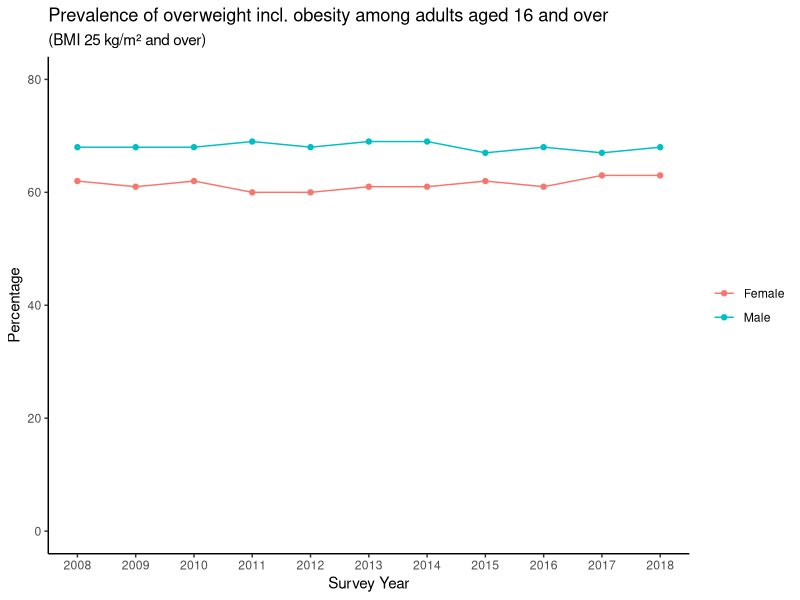

Write the R code that produced this figure.
#########################################
# A healthy diet and regular exercise   #
#########################################

# Priority 6: A Scotland where we eat well, have a healthy weight and are physically active

# Resources: 
#   Public Health Priorities: https://www.gov.scot/binaries/content/documents/govscot/publications/corporate-report/2018/06/scotlands-public-health-priorities/documents/00536757-pdf/00536757-pdf/govscot%3Adocument/00536757.pdf
#
# A healthy diet and regular exercise bring a wide range of benefits for both physical and mental health
# Poor diet, an unhealthy weight and physical inactivity are all major and growing issues for Scotland and impact across all public services and communities, and with significant costs to the economy.
# It is a very complex and challenging topic where multiple factors play role - our income, influence from family and friends, marketing influences;
#   - access to affordable sports, social expectations etc.
# In 2018, a 36 pages long action plan called A More Active Scotland was published. It's aim has been to find ways to encourage people to be more physically active
# (just to pick an example, it was suggesting to increase investment that support active travel, eg making towns and cities safer for walkers and cyclist)
# This actions plan cooperates with various has further impact to other action plans, for instance plans aiming to lower carbon emission etc.
# In 2017, the Scottish Government published a plan called A Healthier Future – Scotland's Diet and Healthy Weight Delivery Plan. The plan sets out a vision for everyone in Scotland to eat well and have a healthy weight.
#
# Diet, physical activity and sedentary behavior are strongly associated with BMI


# Graph - BMI in adults (16+), time series - 2008-2018
# 
# Data source: Scottish Health Survey-Scotland level data: a data cube column (Indicators of population health and related risk factors from the Scottish Health Survey (2008-2019))
#              available from: https://statistics.gov.scot/slice?dataset=http%3A%2F%2Fstatistics.gov.scot%2Fdata%2Fscottish-health-survey-scotland-level-data&http%3A%2F%2Fpurl.org%2Flinked-data%2Fcube%23measureType=http%3A%2F%2Fstatistics.gov.scot%2Fdef%2Fmeasure-properties%2Fpercent&http%3A%2F%2Fpurl.org%2Flinked-data%2Fsdmx%2F2009%2Fdimension%23refPeriod=http%3A%2F%2Freference.data.gov.uk%2Fid%2Fyear%2F2018&http%3A%2F%2Fstatistics.gov.scot%2Fdef%2Fdimension%2FscottishHealthSurveyIndicator=http%3A%2F%2Fstatistics.gov.scot%2Fdef%2Fconcept%2Fscottish-health-survey-indicator%2Foverweight-overweight-including-obese&http%3A%2F%2Fstatistics.gov.scot%2Fdef%2Fdimension%2Fsex=http%3A%2F%2Fstatistics.gov.scot%2Fdef%2Fconcept%2Fsex%2Fall
# 
# Resource: Scottish Health Survey 2018: main report - revised 2020, chapter 7 Obesity
#           available from: https://www.gov.scot/publications/scottish-health-survey-2018-volume-1-main-report/pages/62/
#
# We are looking at a graph showing Prevalence of overweight including obesity (BMI 25 and over) among adults aged 16 and over, further split by gender, 2008 to 2018
#
# In 2018, two thirds (65%) of adults were overweight, including 28% who were obese, with both these trends remaining stable since 2008
# A greater proportion of men were overweight or obese than women.
# This has considerable individual, social, and economic consequences, obesity continues to be a key priority and a major challenge for the Scottish government, the NHS and other public services.
# The cost to the health service in Scotland of overweight and obesity combined is estimated to be between £363 and £600 million (most of these costs are incurred because of associated conditions such as cardiovascular disease and type 2 diabetes, rather than direct costs of treating or managing overweight and obesity)

# load in libraries
library(tidyverse)
library(here)
library(lubridate)

overweight <- read_csv(here("data/priority_6/BMI/scottish_health_survey_tidy.csv")) 

years <- unique(overweight$date_code) %>% sort()

bmi_graph <- overweight %>% 
  ggplot() +
  aes(x = date_code, y = value, colour = sex) +
  geom_line(aes(group = sex)) +
  geom_point() +
  expand_limits(y = c(0, 80)) +
  theme_classic() +
  theme(legend.title = element_blank()) +
  scale_x_continuous(labels = years, breaks = years) +
  labs(
    x = "Survey Year",
    y = "Percentage",
    title = "Prevalence of overweight incl. obesity among adults aged 16 and over",
    subtitle = "(BMI 25 kg/m² and over)"
  )

# unique(overweight$scottish_health_survey_indicator)
